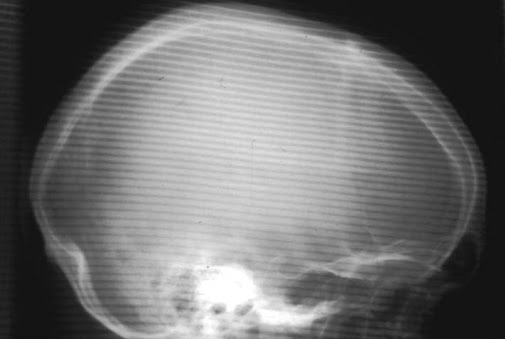
#> input picture Bài Tập/hw4_radiograph_1.jpg, 505 x 339 px
$ python AdptiveThreshold.py
#> lines starting #> are read from the running program, lines starting #| are printed output that depends on the picture; after the words box and inside, x2 and y2 are one past the last pixel; in counts of white or black regions, pixels touching at a corner belong together

import cv2
# Load the image
img1 = cv2.imread('hw4_radiograph_1.jpg',0)
#> img1 is the input picture: shape (339, 505); min 14, max 255, mean 111.2
img2 = cv2.imread('hw4_radiograph_2.jpg',0)
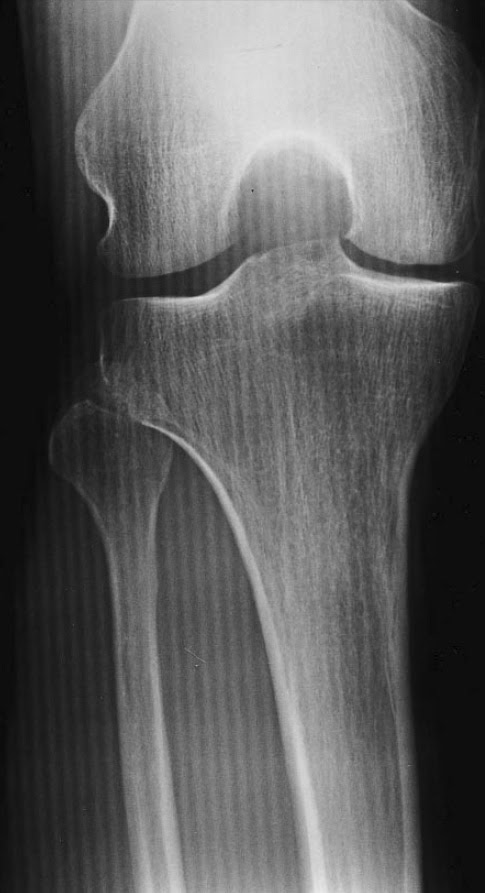
#> input picture Bài Tập/hw4_radiograph_2.jpg, 485 x 893 px
#> img2 is the input picture: shape (893, 485); min 2, max 233, mean 92.9
# Apply Otsu method
ret, thres = cv2.threshold(img1,127,255,cv2.THRESH_BINARY+cv2.THRESH_OTSU)
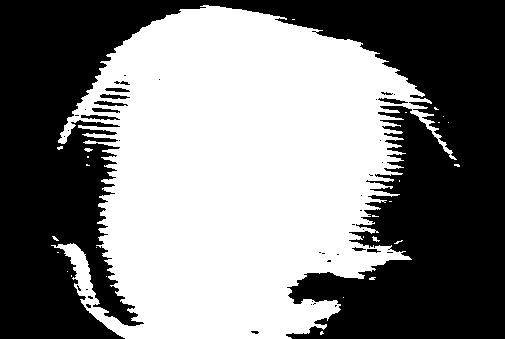
#> thres: shape (339, 505); 49.7% white; 27 white regions (24 under 20 px), largest, box (x1, y1, x2, y2) and area: (51, 5, 457, 339) 84874, (84, 148, 93, 152) 24, (372, 236, 380, 242) 23
#> ret = 111
ret, thres1 = cv2.threshold(img2,127,255,cv2.THRESH_BINARY+cv2.THRESH_OTSU)
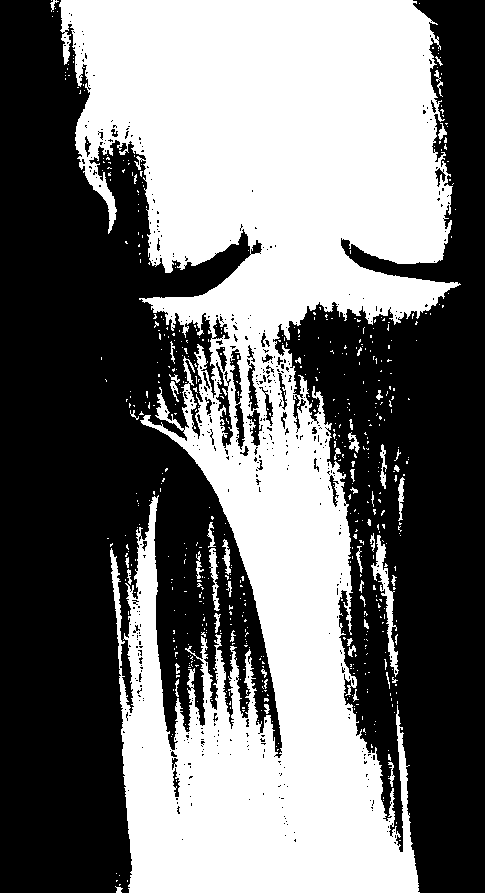
#> thres1: shape (893, 485); 45.4% white; 596 white regions (545 under 20 px), largest, box (x1, y1, x2, y2) and area: (59, 0, 461, 893) 191120, (371, 535, 399, 677) 950, (209, 548, 220, 611) 297
#> ret = 97
# Apply adaptive threshold
th3 = cv2.adaptiveThreshold(img1,255,cv2.ADAPTIVE_THRESH_GAUSSIAN_C,cv2.THRESH_BINARY,5,2)
#> th3: shape (339, 505); 77% white; black in thin lines or dots
th4 = cv2.adaptiveThreshold(img2,255,cv2.ADAPTIVE_THRESH_GAUSSIAN_C,cv2.THRESH_BINARY,5,2)
#> th4: shape (893, 485); 79.7% white; black in thin lines or dots
# Display the result
img1 = cv2.resize(img1, (300, 200))
#> img1: shape (200, 300)
img2 = cv2.resize(img2, (300, 500))
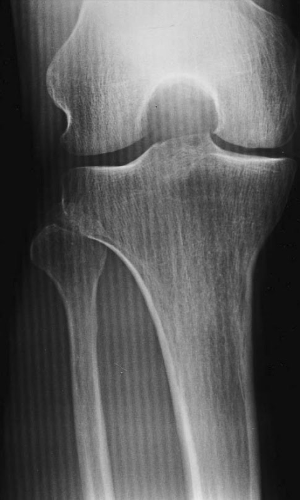
#> img2: shape (500, 300); min 3, max 232, mean 92.8
thres = cv2.resize(thres, (300, 200))
#> thres: shape (200, 300)
thres1 = cv2.resize(thres1, (300, 500))
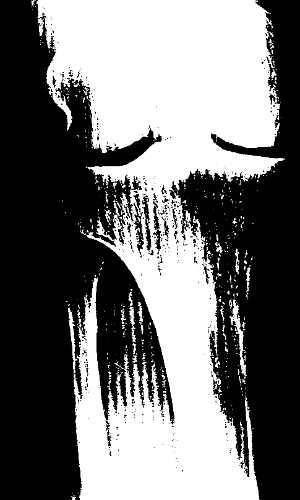
#> thres1: shape (500, 300); min 0, max 255, mean 115.7
th3 = cv2.resize(th3, (300, 200))
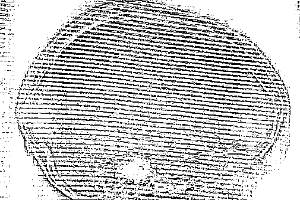
#> th3: shape (200, 300); min 0, max 255, mean 196.3
th4 = cv2.resize(th4, (300, 500))
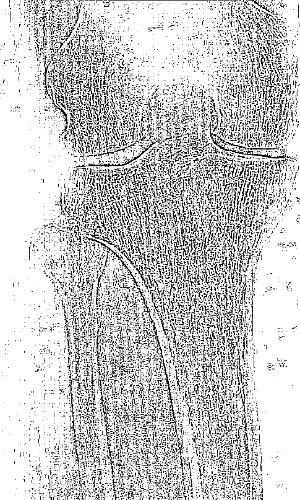
#> th4: shape (500, 300); min 0, max 255, mean 203.1

#
cv2.imshow('original image 1',img1)
cv2.imshow('original image 2',img2)
cv2.imshow('otsu 1', thres)
cv2.imshow('adaptive 1', th3)
cv2.imshow('otsu 2', thres1)
cv2.imshow('adaptive 2', th4)
cv2.waitKey(0)
